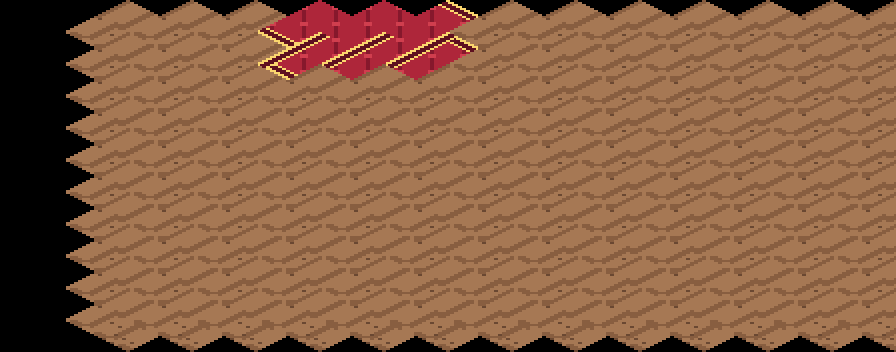

Rendered tile map (Tiled .tmx) drawn with the repository's tilesets; below, a short description and the full map source, tile grids included:
An orthogonal 14x11 tile map with 64x32 px tiles, 1 tile layer (suelo).

<map version="1.10" orientation="orthogonal" renderorder="right-down" width="14" height="11" tilewidth="64" tileheight="32" infinite="0" nextlayerid="2" nextobjectid="1">
 <tileset firstgid="1" name="terreno_mundo" tilewidth="128" tileheight="64" tilecount="203" columns="8">
  <image source="../textures/../textures/terreno_mundo.png" width="1024" height="1664" />
 </tileset>
 <layer id="1" name="suelo" width="14" height="11">
  <data encoding="csv">
0,0,0,0,0,0,0,0,0,0,0,0,0,0,
0,167,167,167,175,173,177,167,167,167,167,167,167,167,
0,167,167,167,176,174,178,167,167,167,167,167,167,167,
0,167,167,167,167,167,167,167,167,167,167,167,167,167,
0,167,167,167,167,167,167,167,167,167,167,167,167,167,
0,167,167,167,167,167,167,167,167,167,167,167,167,167,
0,167,167,167,167,167,167,167,167,167,167,167,167,167,
0,167,167,167,167,167,167,167,167,167,167,167,167,167,
0,167,167,167,167,167,167,167,167,167,167,167,167,167,
0,167,167,167,167,167,167,167,167,167,167,167,167,167,
0,167,167,167,167,167,167,167,167,167,167,167,167,167
</data>
 </layer>
</map>
